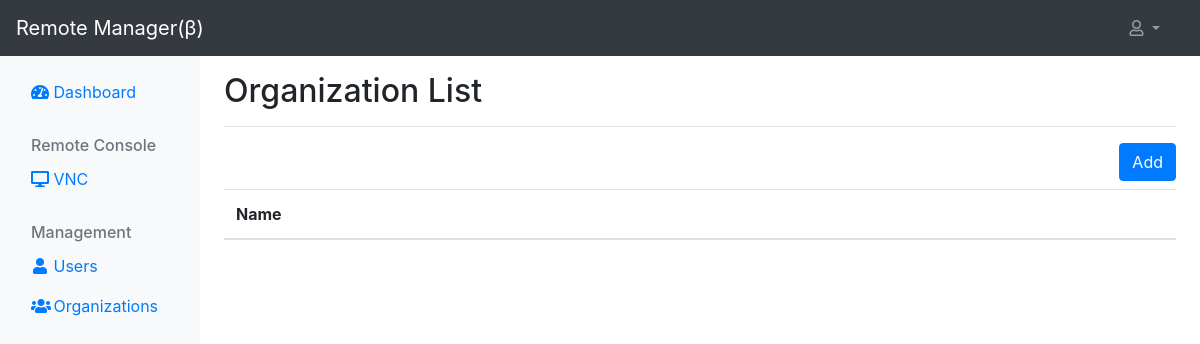
The app's page /org/list (signed in), older data.
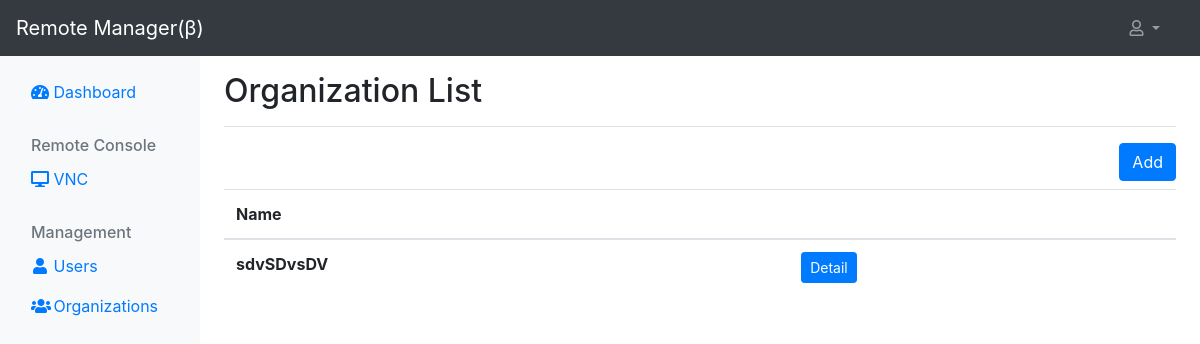
The same page, newer data.
### main/models.py (models this page shows, shortened)
class Organization(models.Model):
    name = models.CharField(
        max_length=100,
        unique=True
    )
    created_by = models.ForeignKey(
        settings.AUTH_USER_MODEL,
        null=True,
        on_delete=models.SET_NULL,
        related_name='group_created_by'
    )
    created_at = models.DateTimeField(
        auto_now_add=True,
        null=True,
    )
    updated_by = models.ForeignKey(
        settings.AUTH_USER_MODEL,
        null=True,
        blank=True,
        on_delete=models.SET_NULL,
        related_name='group_updated_by'
    )
    updated_at = models.DateTimeField(
        auto_now=True,
        null=True
    )

### main/views.py (the view)
# urls.py: path('org/list', views.OrgListView.as_view(), name='org_list'),
class OrgListView(LoginRequiredMixin, UserPassesTestMixin, ListView):
    model = Organization
    template_name = 'main/org_list.html'
    def test_func(self):
        return self.request.user.is_staff

### main/templates/main/org_list.html
{% extends 'main/base.html' %}
{% block content %}
    <div class="d-flex justify-content-between flex-wrap flex-md-nowrap align-items-center pt-3 pb-2 mb-3 border-bottom">
        <h1 class="h2">Organization List</h1>
    </div>
    <div>
        <div class="my-2 text-right">
            <a type="button" class="btn btn-primary" href="{% url 'org_create' %}">Add</a>
        </div>
        <table class="table table-hover">
            <thead>
                <tr>
                    <th scope="col">Name</th>
                    <th scope="col"></th>
                </tr>
            </thead>
            <tbody>
                {% for org in organization_list %}
                <tr>
                    <th scope="row">{{ org.name }}</th>
                    <td>
                        <a href="{% url 'org_detail' org.id %}" class="btn btn-primary btn-sm" aria-current="page">Detail</a>
                    </td>
                </tr>
                {% endfor %}
            </tbody>
        </table>
    </div>
{% endblock %}

Row changes from the older to the newer data that the page shows:
added Organization: name "sdvSDvsDV"
